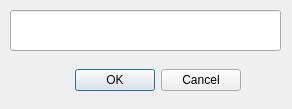
<?xml version="1.0" encoding="UTF-8"?>
<ui version="4.0">
 <class>verify_window</class>
 <widget class="QDialog" name="verify_window">
  <property name="geometry">
   <rect>
    <x>0</x>
    <y>0</y>
    <width>292</width>
    <height>109</height>
   </rect>
  </property>
  <property name="sizePolicy">
   <sizepolicy hsizetype="Fixed" vsizetype="Fixed">
    <horstretch>0</horstretch>
    <verstretch>0</verstretch>
   </sizepolicy>
  </property>
  <property name="minimumSize">
   <size>
    <width>292</width>
    <height>109</height>
   </size>
  </property>
  <property name="maximumSize">
   <size>
    <width>292</width>
    <height>109</height>
   </size>
  </property>
  <property name="windowTitle">
   <string>Order Tracker - Password</string>
  </property>
  <widget class="QLineEdit" name="password_line_edit">
   <property name="geometry">
    <rect>
     <x>10</x>
     <y>10</y>
     <width>271</width>
     <height>41</height>
    </rect>
   </property>
   <property name="echoMode">
    <enum>QLineEdit::Password</enum>
   </property>
  </widget>
  <widget class="QDialogButtonBox" name="buttonBox">
   <property name="geometry">
    <rect>
     <x>40</x>
     <y>60</y>
     <width>201</width>
     <height>40</height>
    </rect>
   </property>
   <property name="standardButtons">
    <set>QDialogButtonBox::Cancel|QDialogButtonBox::Ok</set>
   </property>
  </widget>
 </widget>
 <resources/>
 <connections>
  <connection>
   <sender>buttonBox</sender>
   <signal>accepted()</signal>
   <receiver>verify_window</receiver>
   <slot>accept()</slot>
   <hints>
    <hint type="sourcelabel">
     <x>140</x>
     <y>79</y>
    </hint>
    <hint type="destinationlabel">
     <x>145</x>
     <y>54</y>
    </hint>
   </hints>
  </connection>
  <connection>
   <sender>buttonBox</sender>
   <signal>rejected()</signal>
   <receiver>verify_window</receiver>
   <slot>reject()</slot>
   <hints>
    <hint type="sourcelabel">
     <x>140</x>
     <y>79</y>
    </hint>
    <hint type="destinationlabel">
     <x>145</x>
     <y>54</y>
    </hint>
   </hints>
  </connection>
 </connections>
</ui>
